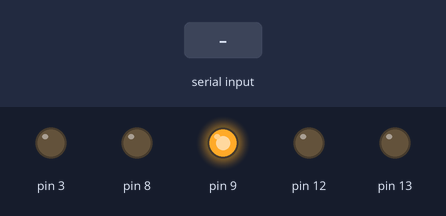
Bench run of a program on a simulated Arduino Uno, built with avr-gcc and run on an emulated ATmega328P. Parts: output pins drawn as LEDs (lit = HIGH). Inputs (shaded band) come from the test bench. What the program prints to the serial monitor is not drawn.

Above: at 1.2 s.
1.3 s: "90,45,200\n" received over Serial
Timing chart, 0 to 4.3 s (numbered marks = the images above; inputs shaded):
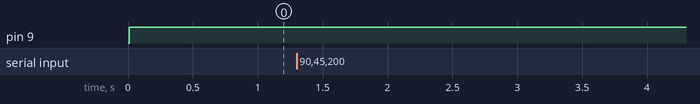

Measured:
- after the input at 1.3 s, every drawn part: stays the same

The program:

main.cpp
```cpp
#include <Arduino.h>
#include "config.hpp"
#include "command.hpp"
#include "motors.hpp"

using namespace Protocol;

void setup()
{
	Serial.begin(Config::SERIAL_SPEED);
	Serial.setTimeout(Config::SERIAL_TIMEOUT);

	Motors::MOTOR_A.init();
	Motors::MOTOR_B.init();
}

#if defined(MOTOR_FLIP_A) || defined(MOTOR_FLIP_B)
inline void flipDirection(Command* cmd)
{
	switch(cmd->direction)
	{
		case Direction::FORWARD:	cmd->direction = Direction::BACKWARD;
		case Direction::BACKWARD:	cmd->direction = Direction::FORWARD;
	}
}
#endif

void loop()
{
	// Get command
	String str = Serial.readString();
	if(atoi(str[0]) == -1)	return;
	Command cmd = Protocol::getCommand(str);

	// Flip if required
	#ifdef MOTOR_FLIP_A
	if(cmd.motor == Motor::A)	flipDirection(&cmd);
	#endif

	#ifdef MOTOR_FLIP_B
	if(cmd.motor == Motor::B)	flipDirection(&cmd);
	#endif

	switch(cmd.motor)
	{
		case Motor::A:	Motors::MOTOR_A.move(cmd); break;
		case Motor::B:	Motors::MOTOR_B.move(cmd); break;
	}
}
```

command.cpp
```cpp
#include "command.hpp"

using namespace Protocol;

/*
 * Protocol Definition (Must be in order):
 * Motor: <byte/bool> 0: A, 1: B
 * Direction: <byte/bool> 0: Backwards, 1: Forwards
 * Speed: <unsigned byte/int> 0-255
 * '\n': End command
 */
Command Protocol::getCommand(String command)
{
	const char* cmd = command.c_str();
	Command c;

	#ifdef DEBUG_MESSAGES
	char buffer[50];	// 50 should be exactly enough to store the string.
	#endif

	switch(cmd[0])
	{
		case 0:
			c.motor = Motor::A;
			break;
		case 1:
			c.motor = Motor::B;
			break;
		default:
			#ifdef DEBUG_MESSAGES
			sprintf(buffer, "Invalid motor \'%d\' specified.\n", atoi(cmd[0]));
			Serial.print(buffer);
			#endif

			c.motor = Motor::A;	// Default to A to avoid exception
			break;
	}

	Direction direction;
	switch(cmd[1])
	{
		case 0:
			c.direction = Direction::BACKWARD;
			break;
		case 1:
			c.direction = Direction::FORWARD;
			break;
		default:
			#ifdef DEBUG_MESSAGES
			sprintf("Invalid direction \'%d\' specified.\n", atoi(cmd[1]));
			Serial.print(buffer);
			#endif

			c.direction = Direction::FORWARD;	// Default to forward to avoid exception
			break;
	}

	c.amount = atoi(cmd[2]);

	return c;
}
```

command.hpp
```cpp
#ifndef ROBOT_COMMAND
#define ROBOT_COMMAND

#include <Arduino.h>

/*
 * Saves precious bytes of memory when not defined.
 * Best to leave defined unless you really need a tiny bit of extra memory.
 */
#define DEBUG_MESSAGES

namespace Protocol
{
	// Protocol Enums
	enum class Motor		: char { A = 0, B = 1 };
	enum class Direction	: char { FORWARD = 1, BACKWARD = 0 };

	struct Command
	{
		Motor		motor;
		Direction	direction;
		int			amount;
	};

	Command getCommand(String command);
}

#endif
```

motors.cpp
```cpp
#include "motors.hpp"

using namespace Protocol;

void Motors::Motor::init()
{
	pinMode(_directionPin, OUTPUT);
	pinMode(_brakePin, OUTPUT);
}

void Motors::Motor::move(Command cmd)
{
	// If should brake
	analogWrite(_speedPin, cmd.amount);
	if(cmd.amount == 0)				{ digitalWrite(_brakePin, HIGH); return; }
	else							{ digitalWrite(_brakePin, LOW); }

	// Set direction
	switch(cmd.direction)
	{
		case Direction::FORWARD:	digitalWrite(_directionPin, HIGH);	break;
		case Direction::BACKWARD:	digitalWrite(_directionPin, LOW);	break;
	}
}
```

motors.hpp
```cpp
#ifndef ROBOT_MOTORS
#define ROBOT_MOTORS

#include <Arduino.h>
#include "command.hpp"

namespace Motors
{
	class Motor
	{
	public:
		Motor
		(
			unsigned char speedPin,
			unsigned char directionPin,
			unsigned char brakePin
		)
		{
			_speedPin = speedPin;
			_directionPin = directionPin;
			_brakePin = brakePin;
		}

		void init();
		void move(Protocol::Command cmd);
	private:
		unsigned char _speedPin;
		unsigned char _directionPin;
		unsigned char _brakePin;
	};

	const Motor MOTOR_A = Motor
	(
		3,	// Speed pin
		12,	// Direction pin
		9	// Brake pin
	);

	const Motor MOTOR_B = Motor
	(
		11,	// Speed pin
		13,	// Direction pin
		8	// Brake pin
	);
}

#endif
```

config.hpp
```cpp
#ifndef ROBOT_CONFIG
#define ROBOT_CONFIG

#include <Arduino.h>

// User options
/*
 * Define either of these to flip one of the motor directions,
 * useful if polarity is flipped when building.
 */
//#define MOTOR_FLIP_A
#define MOTOR_FLIP_B

// General config
namespace Config
{
	// Serial
	const unsigned long SERIAL_SPEED = 9600L;	// 9.6Kb/s
	const unsigned long SERIAL_TIMEOUT = 10L;	// 10ms
}

#endif
```
